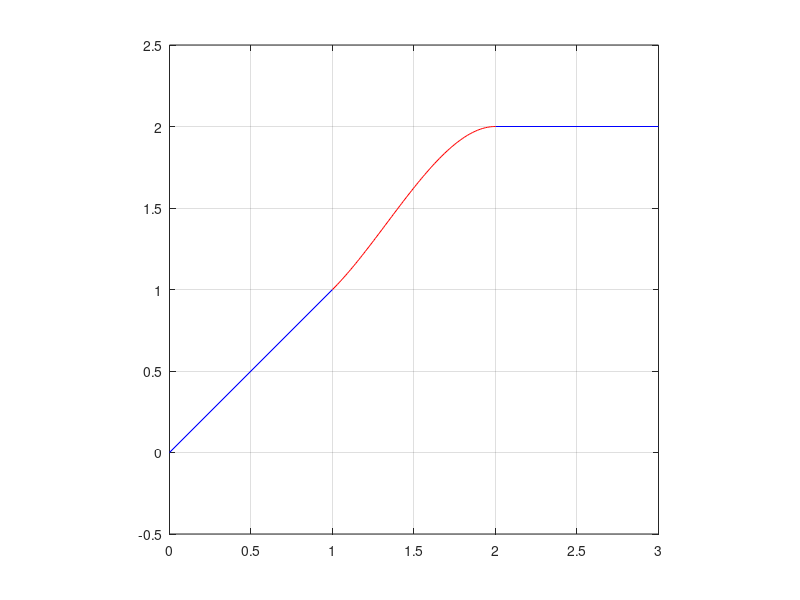

Write MATLAB code to recreate this figure.
clear ;
close ;
clf ;

plot([0,1],[0,1],'b') ; 
hold on ;
plot([2,3],[2,2],'b') ; 
H=@(t) 1+(t-1)-(t-1).^2 .* (t-2) ;
xx = linspace(1,2) ;
plot(xx,H(xx),'r') ;

ylim([-0.5,2.5]) ;

axis square ;
% axis equal ;
grid on ;
